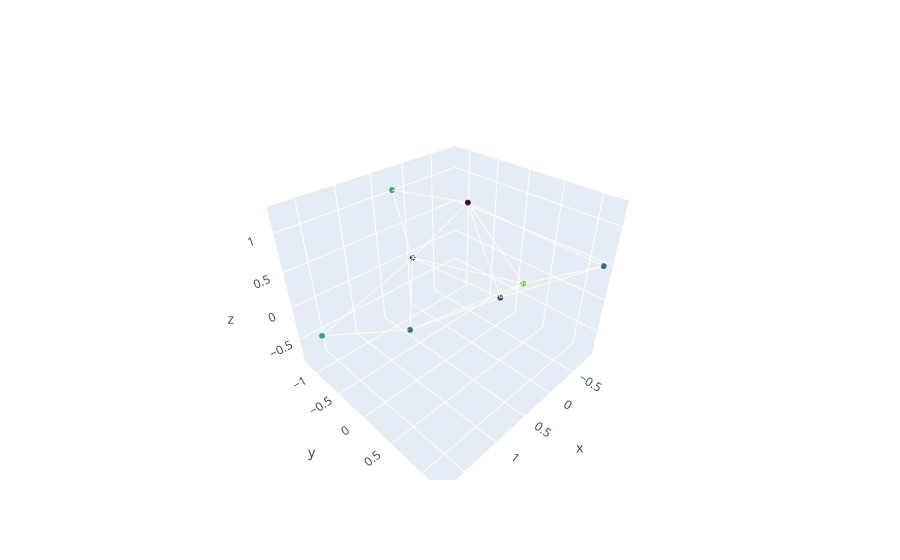

The cell this chart's notebook holds for it:
### Code cell
fig = go.Figure()

x = pos[..., 0]
y = pos[..., 1]
z = pos[..., 2]
values = f_in.norm(dim=0)

fig.add_trace(go.Scatter3d(
    x=x,
    y=y,
    z=z,
    mode='markers',
    marker=dict(
        size=2,
        color=values,
        colorscale='Viridis'
    ),
    showlegend=False,
))

for src, dst in zip(edge_src, edge_dst):
    fig.add_trace(go.Scatter3d(
        x=[pos[src][0], pos[dst][0]],
        y=[pos[src][1], pos[dst][1]],
        z=[pos[src][2], pos[dst][2]],
        mode='lines',
        line=dict(
            color='rgba(160,160,64,0.3)'
        ),
        showlegend=False,
    ))

fig.show()

### Figure 1 — Plotly figure (JSON) as saved in the notebook; plotly's stock layout.template omitted (floating-point values rounded to 4 significant figures)
{"data": [{"marker": {"color": [3.297, 1.795, 1.933, 2.535, 1.266, 2.365, 3.255, 3.838, 2.377, 2.48, 3.708, 3.303, 2.79, 2.624, 2.972, 2.85, 4.135, 3.664, 2.847, 3.162, 2.087, 2.417, 2.277, 2.355, 2.599, 2.52, 3.168, 3.155, 3.153, 4.579, 2.47, 2.859, 2.227, 4.163, 2.954, 1.453, 2.687, 3.713, 2.712, 1.744], "colorscale": [[0, "#440154"], [0.1111, "#482878"], [0.2222, "#3e4989"], [0.3333, "#31688e"], [0.4444, "#26828e"], [0.5556, "#1f9e89"], [0.6667, "#35b779"], [0.7778, "#6ece58"], [0.8889, "#b5de2b"], [1, "#fde725"]], "size": 2}, "mode": "markers", "showlegend": false, "type": "scatter3d", "x": [1.736, 0.003266, -0.1836, 0.4725, 0.1688, -0.8797, 0.2483, -0.7881], "y": [-0.8002, -1.161, 0.2928, -0.7378, 0.02328, 1.218, -1.196, 0.2059], "z": [-0.2014, -0.0364, -0.07738, -0.8301, 1.242, 0.4948, 1.044, -0.1979]}, {"line": {"color": "rgba(160,160,64,0.3)"}, "mode": "lines", "showlegend": false, "type": "scatter3d", "x": [0.003266, 1.736], "y": [-1.161, -0.8002], "z": [-0.0364, -0.2014]}, {"line": {"color": "rgba(160,160,64,0.3)"}, "mode": "lines", "showlegend": false, "type": "scatter3d", "x": [0.4725, 1.736], "y": [-0.7378, -0.8002], "z": [-0.8301, -0.2014]}, {"line": {"color": "rgba(160,160,64,0.3)"}, "mode": "lines", "showlegend": false, "type": "scatter3d", "x": [1.736, 0.003266], "y": [-0.8002, -1.161], "z": [-0.2014, -0.0364]}, {"line": {"color": "rgba(160,160,64,0.3)"}, "mode": "lines", "showlegend": false, "type": "scatter3d", "x": [-0.1836, 0.003266], "y": [0.2928, -1.161], "z": [-0.07738, -0.0364]}, {"line": {"color": "rgba(160,160,64,0.3)"}, "mode": "lines", "showlegend": false, "type": "scatter3d", "x": [0.4725, 0.003266], "y": [-0.7378, -1.161], "z": [-0.8301, -0.0364]}, {"line": {"color": "rgba(160,160,64,0.3)"}, "mode": "lines", "showlegend": false, "type": "scatter3d", "x": [0.1688, 0.003266], "y": [0.02328, -1.161], "z": [1.242, -0.0364]}, {"line": {"color": "rgba(160,160,64,0.3)"}, "mode": "lines", "showlegend": false, "type": "scatter3d", "x": [0.2483, 0.003266], "y": [-1.196, -1.161], "z": [1.044, -0.0364]}, {"line": {"color": "rgba(160,160,64,0.3)"}, "mode": "lines", "showlegend": false, "type": "scatter3d", "x": [-0.7881, 0.003266], "y": [0.2059, -1.161], "z": [-0.1979, -0.0364]}, {"line": {"color": "rgba(160,160,64,0.3)"}, "mode": "lines", "showlegend": false, "type": "scatter3d", "x": [0.003266, -0.1836], "y": [-1.161, 0.2928], "z": [-0.0364, -0.07738]}, {"line": {"color": "rgba(160,160,64,0.3)"}, "mode": "lines", "showlegend": false, "type": "scatter3d", "x": [0.4725, -0.1836], "y": [-0.7378, 0.2928], "z": [-0.8301, -0.07738]}, {"line": {"color": "rgba(160,160,64,0.3)"}, "mode": "lines", "showlegend": false, "type": "scatter3d", "x": [0.1688, -0.1836], "y": [0.02328, 0.2928], "z": [1.242, -0.07738]}, {"line": {"color": "rgba(160,160,64,0.3)"}, "mode": "lines", "showlegend": false, "type": "scatter3d", "x": [-0.8797, -0.1836], "y": [1.218, 0.2928], "z": [0.4948, -0.07738]}, {"line": {"color": "rgba(160,160,64,0.3)"}, "mode": "lines", "showlegend": false, "type": "scatter3d", "x": [-0.7881, -0.1836], "y": [0.2059, 0.2928], "z": [-0.1979, -0.07738]}, {"line": {"color": "rgba(160,160,64,0.3)"}, "mode": "lines", "showlegend": false, "type": "scatter3d", "x": [1.736, 0.4725], "y": [-0.8002, -0.7378], "z": [-0.2014, -0.8301]}, {"line": {"color": "rgba(160,160,64,0.3)"}, "mode": "lines", "showlegend": false, "type": "scatter3d", "x": [0.003266, 0.4725], "y": [-1.161, -0.7378], "z": [-0.0364, -0.8301]}, {"line": {"color": "rgba(160,160,64,0.3)"}, "mode": "lines", "showlegend": false, "type": "scatter3d", "x": [-0.1836, 0.4725], "y": [0.2928, -0.7378], "z": [-0.07738, -0.8301]}, {"line": {"color": "rgba(160,160,64,0.3)"}, "mode": "lines", "showlegend": false, "type": "scatter3d", "x": [-0.7881, 0.4725], "y": [0.2059, -0.7378], "z": [-0.1979, -0.8301]}, {"line": {"color": "rgba(160,160,64,0.3)"}, "mode": "lines", "showlegend": false, "type": "scatter3d", "x": [0.003266, 0.1688], "y": [-1.161, 0.02328], "z": [-0.0364, 1.242]}, {"line": {"color": "rgba(160,160,64,0.3)"}, "mode": "lines", "showlegend": false, "type": "scatter3d", "x": [-0.1836, 0.1688], "y": [0.2928, 0.02328], "z": [-0.07738, 1.242]}, {"line": {"color": "rgba(160,160,64,0.3)"}, "mode": "lines", "showlegend": false, "type": "scatter3d", "x": [-0.8797, 0.1688], "y": [1.218, 0.02328], "z": [0.4948, 1.242]}, {"line": {"color": "rgba(160,160,64,0.3)"}, "mode": "lines", "showlegend": false, "type": "scatter3d", "x": [0.2483, 0.1688], "y": [-1.196, 0.02328], "z": [1.044, 1.242]}, {"line": {"color": "rgba(160,160,64,0.3)"}, "mode": "lines", "showlegend": false, "type": "scatter3d", "x": [-0.7881, 0.1688], "y": [0.2059, 0.02328], "z": [-0.1979, 1.242]}, {"line": {"color": "rgba(160,160,64,0.3)"}, "mode": "lines", "showlegend": false, "type": "scatter3d", "x": [-0.1836, -0.8797], "y": [0.2928, 1.218], "z": [-0.07738, 0.4948]}, {"line": {"color": "rgba(160,160,64,0.3)"}, "mode": "lines", "showlegend": false, "type": "scatter3d", "x": [0.1688, -0.8797], "y": [0.02328, 1.218], "z": [1.242, 0.4948]}, {"line": {"color": "rgba(160,160,64,0.3)"}, "mode": "lines", "showlegend": false, "type": "scatter3d", "x": [-0.7881, -0.8797], "y": [0.2059, 1.218], "z": [-0.1979, 0.4948]}, {"line": {"color": "rgba(160,160,64,0.3)"}, "mode": "lines", "showlegend": false, "type": "scatter3d", "x": [0.003266, 0.2483], "y": [-1.161, -1.196], "z": [-0.0364, 1.044]}, {"line": {"color": "rgba(160,160,64,0.3)"}, "mode": "lines", "showlegend": false, "type": "scatter3d", "x": [0.1688, 0.2483], "y": [0.02328, -1.196], "z": [1.242, 1.044]}, {"line": {"color": "rgba(160,160,64,0.3)"}, "mode": "lines", "showlegend": false, "type": "scatter3d", "x": [0.003266, -0.7881], "y": [-1.161, 0.2059], "z": [-0.0364, -0.1979]}, {"line": {"color": "rgba(160,160,64,0.3)"}, "mode": "lines", "showlegend": false, "type": "scatter3d", "x": [-0.1836, -0.7881], "y": [0.2928, 0.2059], "z": [-0.07738, -0.1979]}, {"line": {"color": "rgba(160,160,64,0.3)"}, "mode": "lines", "showlegend": false, "type": "scatter3d", "x": [0.4725, -0.7881], "y": [-0.7378, 0.2059], "z": [-0.8301, -0.1979]}, {"line": {"color": "rgba(160,160,64,0.3)"}, "mode": "lines", "showlegend": false, "type": "scatter3d", "x": [0.1688, -0.7881], "y": [0.02328, 0.2059], "z": [1.242, -0.1979]}, {"line": {"color": "rgba(160,160,64,0.3)"}, "mode": "lines", "showlegend": false, "type": "scatter3d", "x": [-0.8797, -0.7881], "y": [1.218, 0.2059], "z": [0.4948, -0.1979]}], "layout": {}}
